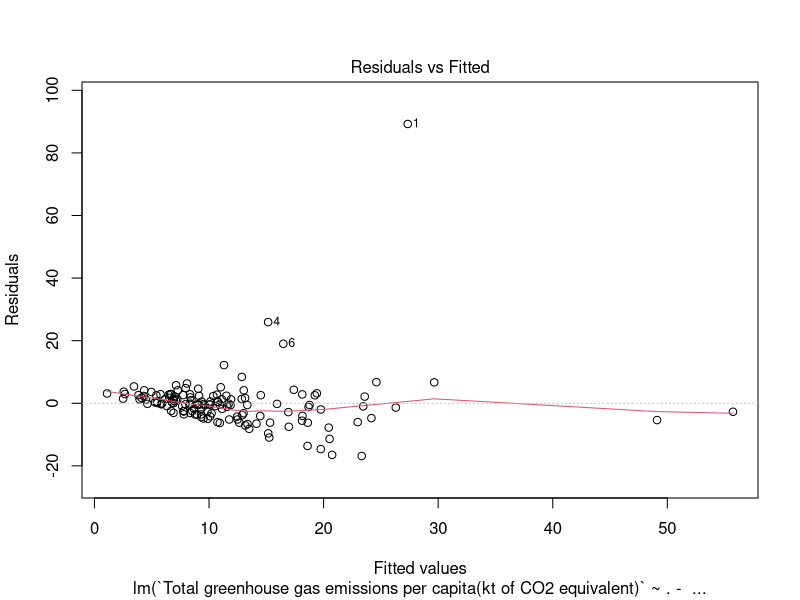
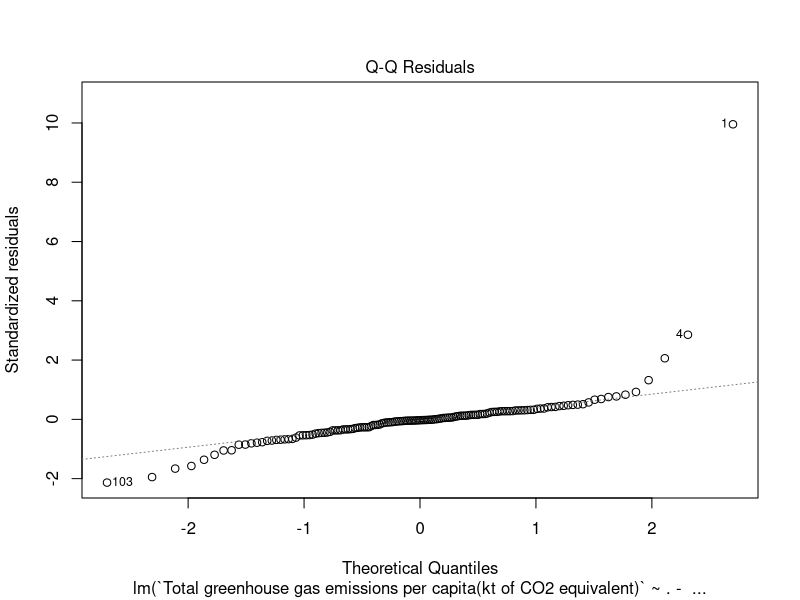
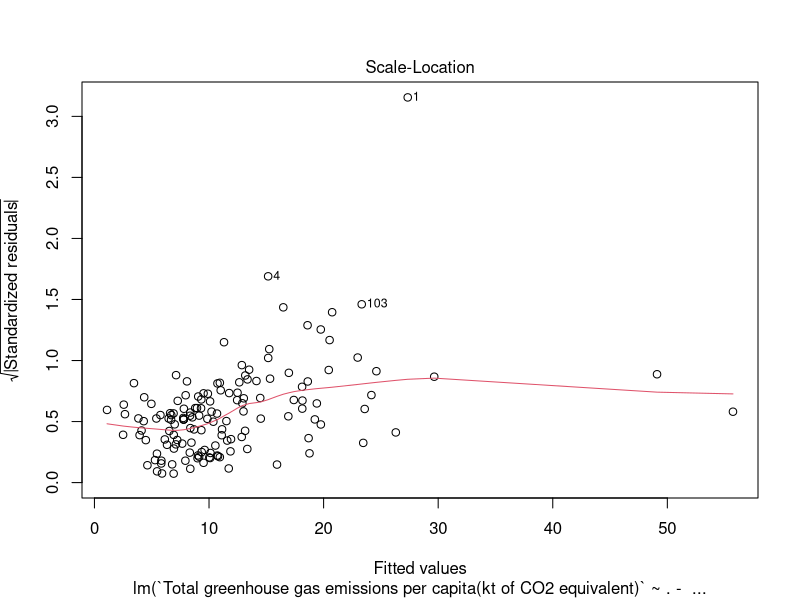
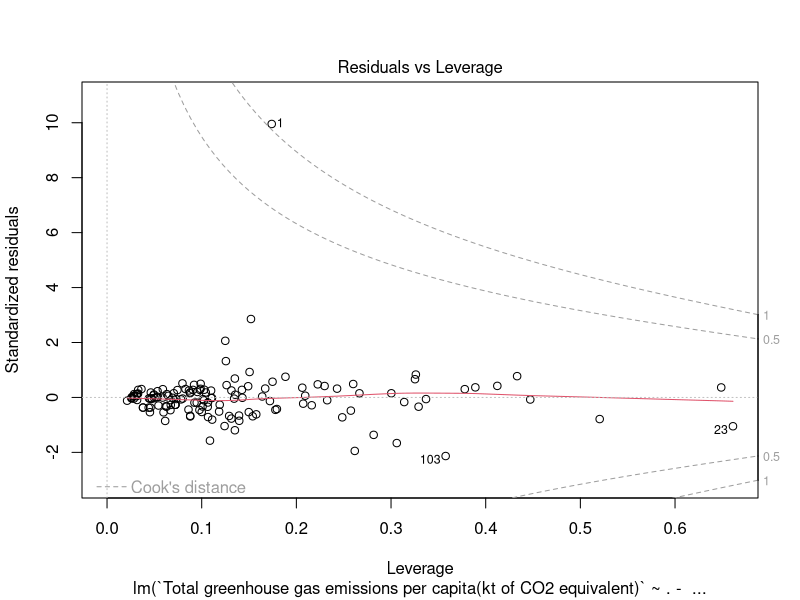
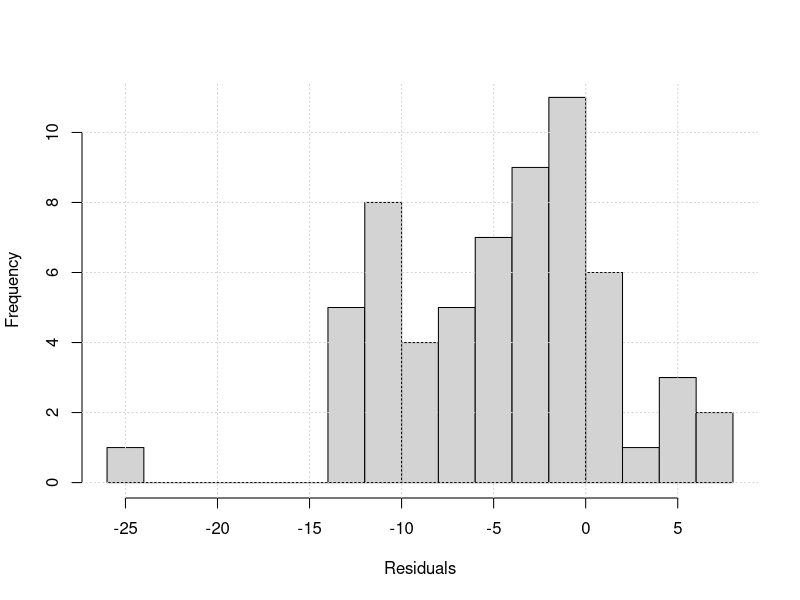
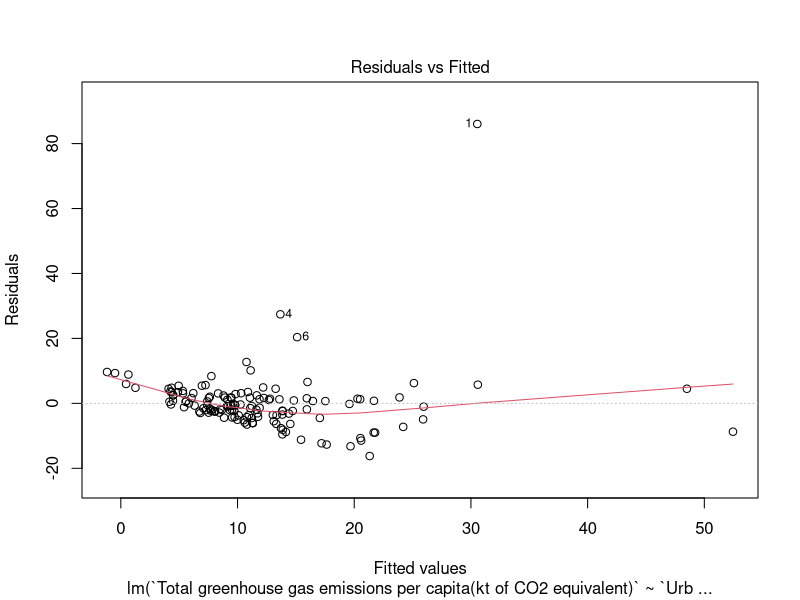
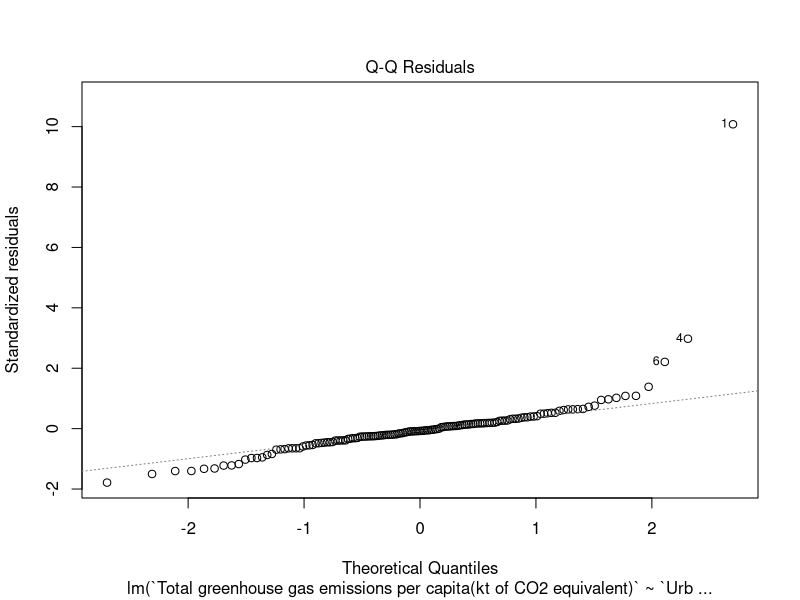
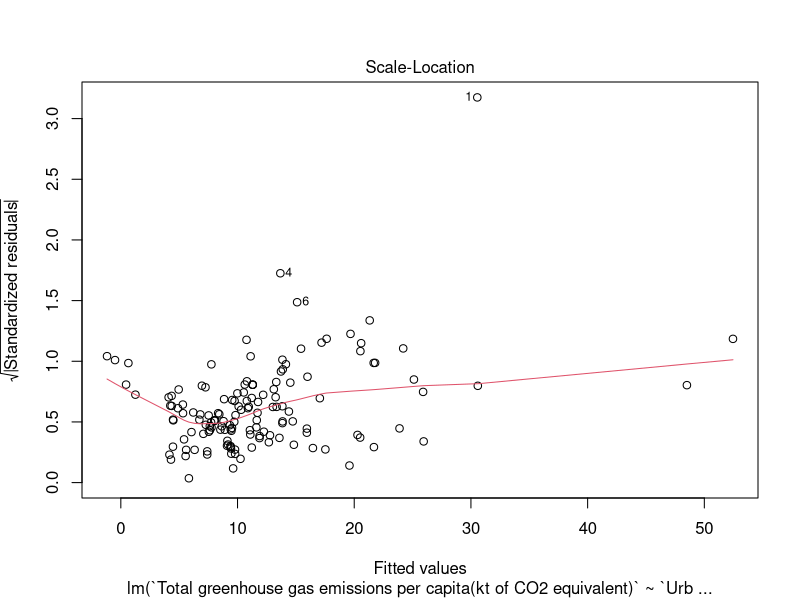

These figures' R source, in order:
## ---- chunk 1
knitr::opts_chunk$set(echo = TRUE)
## ---- chunk 2
library(readr)
library(lmtest)
library(sandwich)
library(car)
library(tidyverse)
library(ggplot2)
library(leaps)
library(forecast)
## ---- chunk 3
Data <- read_csv("Big_Data.csv")
Data = Data[-1]
Data <- as.data.frame(Data)
## ---- chunk 4
#identify the length of training set
data.nTrain = round(nrow(Data)*0.7)
#partition data
set.seed(1)
data.train = Data[1:data.nTrain,]
data.valid = Data[-(1:data.nTrain),]
## ---- chunk 5
#use lm() function to do the linear regression of Total greenhouse gas emissions per capita
reg_1 = lm(`Total greenhouse gas emissions per capita(kt of CO2 equivalent)`~.,data.train)
summary(reg_1)
## ---- chunk 6
#remove the undefined variable
reg_2 = lm(`Total greenhouse gas emissions per capita(kt of CO2 equivalent)`~. -`Rural population living in areas where elevation is below 5 meters (% of total population)`,data.train)
summary(reg_2)
## ---- chunk 7
accuracy(reg_2)
## ---- chunk 8
vif(reg_2)
## ---- chunk 9
reg_4 = lm(`Total greenhouse gas emissions per capita(kt of CO2 equivalent)`~. -`Rural population living in areas where elevation is below 5 meters (% of total population)`-`Urban population growth (annual %)`-`Population, total`-`Population growth (annual %)`-`Mortality rate, under-5 (per 1,000 live births)`- `Population living in areas where elevation is below 5 meters (% of total population)`-`Urban population living in areas where elevation is below 5 meters (% of total population)`-`Total greenhouse gas emissions (kt of CO2 equivalent)`,data.train)
summary(reg_4)
vif(reg_4)
## ---- chunk 10
#plot some graphs to diagnostics, such as Residuals vs. Fitted Values and QQ graph
plot(reg_4)
## ---- chunk 11
reg_4_pred = predict(reg_4, data.valid)
reg_4_residuals = data.valid$`Total greenhouse gas emissions per capita(kt of CO2 equivalent)`-reg_4_pred
accuracy(reg_4_pred,data.valid$`Total greenhouse gas emissions per capita(kt of CO2 equivalent)`)
hist(reg_4_residuals,breaks = 12, xlab = "Residuals", main = "")
grid()
## ---- chunk 12
reg_4_step = step(reg_2,direction = 'backward')
summary(reg_4_step)
vif(reg_4_step)
## ---- chunk 13
plot(reg_4_step)
## ---- chunk 14
#using prediction function on the validation set
reg_4_step_pred <- predict(reg_4_step,data.valid)
accuracy(reg_4_step_pred, data.valid$`Total greenhouse gas emissions per capita(kt of CO2 equivalent)`)
#residuals
reg_4_residuals_step = data.valid$`Total greenhouse gas emissions per capita(kt of CO2 equivalent)`-reg_4_step_pred
hist(reg_4_residuals_step,breaks = 12, xlab = "Residuals", main = "")
grid()
## ---- chunk 15

Data$Interact<-  I(( Data$`Energy use (kg of oil equivalent per capita)`- mean( Data$`Energy use (kg of oil equivalent per capita)`)  )* (Data$`Mortality rate, under-5 (per 1,000 live births)`- mean( Data$`Mortality rate, under-5 (per 1,000 live births)`)))

data.nTrain = round(nrow(Data)*0.7)
data.train_n= Data[1:data.nTrain,]
data.valid_n= Data[-(1:data.nTrain),]


reg_5 = lm(`Total greenhouse gas emissions per capita(kt of CO2 equivalent)`~  `Urban population (% of total population)`  +                  `Population growth (annual %)` +                                                     
`Mortality rate, under-5 (per 1,000 live births)` +                               
`Primary completion rate, total (% of relevant age group)`  +                           
`Population in urban agglomerations of more than 1 million (% of total population)` +
`Energy use (kg of oil equivalent per capita)` +                                   
`Electric power consumption (kWh per capita)`  +                                   
`Energy use (kg of oil equivalent) per $1,000 GDP (constant 2011 PPP)` +         
`Renewable electricity output (% of total electricity output)` +  `Interact`, data.train_n)

summary(reg_5)
accuracy(reg_5)
vif(reg_5)

## ---- chunk 16
reg_5_pred<-predict(reg_5, data.valid_n)
summary(reg_5_pred)
accuracy(reg_5_pred, data.valid_n$`Total greenhouse gas emissions per capita(kt of CO2 equivalent)`)


reg_5_residuals = data.valid_n$`Total greenhouse gas emissions per capita(kt of CO2 equivalent)`-reg_5_pred

hist(reg_5_residuals,breaks = 12, xlab = "Residuals", main = "")
grid()


## ---- chunk 17
plot(reg_4_step)

data.train.t <-data.train_n[-c(1,4,6,23),]
reg_5_o= lm(`Total greenhouse gas emissions per capita(kt of CO2 equivalent)`~  `Urban population (% of total population)`  +                  `Population growth (annual %)` +                                                     
`Mortality rate, under-5 (per 1,000 live births)` +                               
`Primary completion rate, total (% of relevant age group)`  +                           
`Population in urban agglomerations of more than 1 million (% of total population)` +
`Energy use (kg of oil equivalent per capita)` +                                   
`Electric power consumption (kWh per capita)`  +                                   
`Energy use (kg of oil equivalent) per $1,000 GDP (constant 2011 PPP)` +         
`Renewable electricity output (% of total electricity output)` +  `Interact`, data.train.t)

reg_5_pred_o<-predict(reg_5, data.valid_n)

accuracy(reg_5_pred_o, data.valid_n$`Total greenhouse gas emissions per capita(kt of CO2 equivalent)`)


reg_5_residuals_o = data.valid_n$`Total greenhouse gas emissions per capita(kt of CO2 equivalent)`-reg_5_pred_o

plot(reg_5_o)
